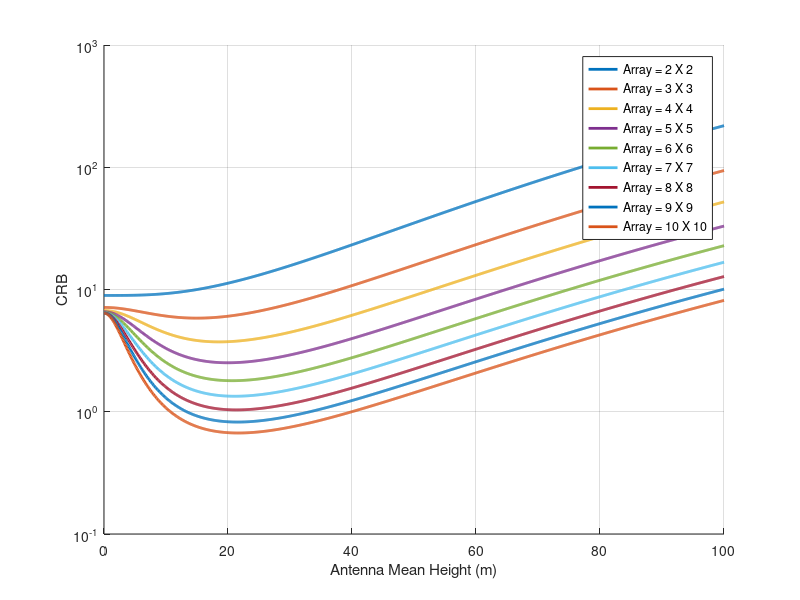

MATLAB code for this plot:
clear; close all; clc;
tic;

%% Parâmetros Gerais
dd      = 50;
scale   = 1.5;
L       = 10; 
x_min   = -50; x_max = 50;
y_min   = 10;  y_max = 50;
x_lim   = dd * scale;
y_lim   = dd * scale;

%% Parâmetros Comuns do Cenário
Nsub       = 1;
dspace     = 0.5;
f_c        = 15e9;
lambda     = 3e8 / f_c;
d          = 0.5 * lambda;
P_tx       = 1;
UEs        = [30, 30, 0];  % posição do usuário
SNR_dB     = 10;           % SNR fixo
SNR        = 10^(SNR_dB/10);

%% Vetor de alturas (z de 0 a 100, 1000 pontos)
z_vec = linspace(0,100,1000);

%% Vetor dos valores de Nx e Ny (Nx = Ny)
array_sizes = 2:10;
N_configs = length(array_sizes);

%% Matrizes para armazenar os resultados para cada configuração
CRB_norm_all = zeros(N_configs, length(z_vec));
CRB_x_all    = zeros(N_configs, length(z_vec));
CRB_y_all    = zeros(N_configs, length(z_vec));

%% Loop sobre diferentes configurações de antenas
for idx = 1:N_configs
    % Para cada configuração, Nx = Ny = current_size
    N_ant = array_sizes(idx);
    Nx = N_ant;
    Ny = N_ant;
    
    % Loop sobre altura das antenas
    for i = 1:length(z_vec)
        z_antenna = z_vec(i);
        
        % Gera posições das antenas com a altura z_antenna
        elements_x_a = zeros(Nsub*Nx, Ny);
        elements_y_a = zeros(Nsub*Nx, Ny);
        elements_z_a = zeros(Nsub*Nx, Ny);
        x_offset = ((Nx-1)*d/2) + (Nsub-1)*(Nx*d + dspace)/2;
        z_offset = ((Ny-1)*d/2);
        for k_sub = 1:Nsub
            for i_ant = 1:Nx
                for j_ant = 1:Ny
                    index = (k_sub-1)*Nx + i_ant;
                    elements_x_a(index, j_ant) = (i_ant-1)*d + (k_sub-1)*(Nx*d + dspace) - x_offset;
                    elements_y_a(index, j_ant) = 0;
                    elements_z_a(index, j_ant) = (j_ant-1)*d - z_offset + z_antenna;
                end
            end
        end
        
        % Vetores de posição dos elementos
        elements_x = elements_x_a(:);
        elements_y = elements_y_a(:);
        elements_z = elements_z_a(:);
        
        % Primeiro elemento como referência
        x_k1 = elements_x(1);
        y_k1 = elements_y(1);
        z_k1 = elements_z(1);
        
        % Cálculo dos termos para a FIM
        x_ue = UEs(1);
        y_ue = UEs(2);
        delta_1 = abs(x_ue - elements_x(1));
        r_1 = sqrt( (x_ue - elements_x(1))^2 + y_ue^2 + elements_z(1)^2 );
        delta_n = abs(x_ue - elements_x);
        r_n = sqrt( (x_ue - elements_x).^2 + y_ue^2 + elements_z.^2 );
        
        Term1_Jxx = (delta_n.^2) ./ (r_n.^6);
        Term2_Jxx = (2*pi/lambda)^2 * (delta_n./(r_n.^2) - delta_1./(r_1*r_n)).^2;
        Jxx = sum(Term1_Jxx + Term2_Jxx);
        
        Term1_Jyy = y_ue^2 ./ (r_n.^6);
        Term2_Jyy = (2*pi/lambda)^2 * (1./(r_n.^2) - 1./(r_1*r_n)).^2;
        Jyy = sum(Term1_Jyy + y_ue^2 * Term2_Jyy);
        
        Term1_Jxy = delta_n ./ (r_n.^6);
        Term2_Jxy = (2*pi/lambda)^2 * ((delta_n./(r_n.^2) - delta_1./(r_1*r_n)) .* (1./(r_n.^2) - 1./(r_1*r_n)));
        Jxy = sum( y_ue * (Term1_Jxy + Term2_Jxy) );
        
        % Calculo da potência total recebida para noise_power
        total_rx_power = 0;
        for n = 1:length(elements_x)
            d_n = sqrt( (x_ue-elements_x(n))^2 + y_ue^2 + elements_z(n)^2 );
            beta_n = (lambda/(4*pi*d_n))^2;
            total_rx_power = total_rx_power + P_tx*beta_n;
        end
        noise_power = total_rx_power / SNR;
        
        % Fator de normalização
        Pnorm = L * (lambda/(sqrt(8)*pi*sqrt(noise_power)))^2;
        Jxx_scaled = Pnorm * Jxx;
        Jyy_scaled = Pnorm * Jyy;
        Jxy_scaled = Pnorm * Jxy;
        
        % CRB em x e y
        CRB_den_x = Jxx_scaled - (Jxy_scaled^2 / Jyy_scaled);
        CRB_den_y = Jyy_scaled - (Jxy_scaled^2 / Jxx_scaled);
        CRB_x = 1 / CRB_den_x;
        CRB_y = 1 / CRB_den_y;
        CRB_norm = sqrt(CRB_x^2 + CRB_y^2);
        
        % Armazena os resultados no grid para a configuração atual
        CRB_norm_all(idx, i) = CRB_norm;
        CRB_x_all(idx, i)    = CRB_x;
        CRB_y_all(idx, i)    = CRB_y;
    end
end

%% Plot dos CRB versus altura para diferentes configurações (Nx = Ny)
colors = lines(N_configs);

% Combined CRB
figure; hold on;
for idx = 1:N_configs
    [min_val, min_idx] = min(CRB_norm_all(idx,:));
    z_min = z_vec(min_idx);
    plot(z_vec, CRB_norm_all(idx,:), 'LineWidth',2, 'Color', colors(idx,:), ...
        'DisplayName', ['Array = ' num2str(array_sizes(idx)) ' X ' num2str(array_sizes(idx))]);
end
xlabel('Antenna Mean Height (m)','Interpreter','tex');
ylabel('CRB');
grid on;
legend('Location','best');
set(gca, 'YScale', 'log');

elapsedTime = toc;
fprintf('Elapsed time: %.2f s\n', elapsedTime);
